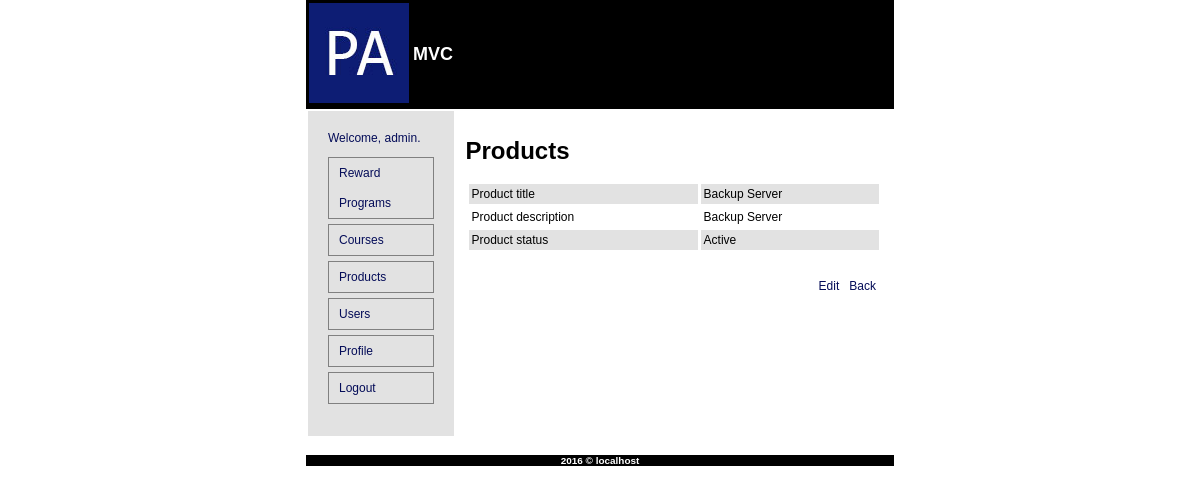
The app's page /?controller=product&action=view&id=4 (signed in) with its own data.
### tables this page shows
CREATE TABLE IF NOT EXISTS `brp_product` (
  `id` int(11) NOT NULL AUTO_INCREMENT,
  `title` varchar(255) NOT NULL,
  `description` text NOT NULL,
  `status` varchar(25) NOT NULL,
  PRIMARY KEY (`id`)
);

### index.php (called while the page is built, shortened)
<?php
try {
	require_once __SITE_PATH . "/config/routes.php";
}
catch(Exception $e) {
	render('error',array('message'=>$e->getMessage()));
}
?>

### app/models/product.model.php (called while the page is built, shortened)
<?php
class Product{
	public static function show($arr = array()){
		global $db;
		if(empty($arr)){
			$st = $db->prepare("SELECT `id`, `title`, `description`, `status` FROM `brp_product`");
		}
		else if(!empty($arr['id'])){
			$st = $db->prepare("SELECT `id`, `title`, `description`, `status` FROM brp_product WHERE id=:id");
		}
		else{
			throw new Exception("Unsupported property!");
		}
		$st->execute($arr);
		return $st->fetchAll(PDO::FETCH_CLASS, "Product");
	}
}
?>

### app/views/product/view.php (the view, shortened to what this page needs)
<table style="width:100%;" cellspacing="3" cellpadding="3">
	<tr class="even">
		<td>Product title</td>
		<td><?php echo $products->title; ?></td>
	</tr>
	<tr>
		<td>Product description</td>
		<td><?php echo $products->description; ?></td>
	</tr>
	<tr class="even">
		<td>Product status</td>
		<td><?php echo $products->status;?></td>
	</tr>
	<tr><td colspan="2">&nbsp;</td></tr>
	<tr>
		<td>&nbsp;</td>
		<td class="align-right">
		<a href="?controller=product&action=edit&id=<?php echo $products->id; ?>">Edit</a>&nbsp;&nbsp;
		<a href="?controller=product">Back</a></td>
	</tr>
</table>

### app/assets/css/styles.css (style rules this page uses)
html, body { width:70%; margin:auto; }
html, body, div, table, tr, td, p, ul, li, a, h1, h2, h3, h4, h5, h6, span, font { font-family: Arial; }
html, body, div, table, tr, td, p, ul, li, a, span, font { font-size:12px; }
a, a:active, a:visited { text-decoration:none;color:#040c58; }
.align-right { text-align:right; }
tr.even { background:#e2e2e2; }

### records on screen
brp_product: title "Backup Server", description "Backup Server", status "Active"

### other values on screen
Session::get('firstname') "admin"
$title "Products"
$GLOBALS['defaultFooter'] "2016 © localhost"
